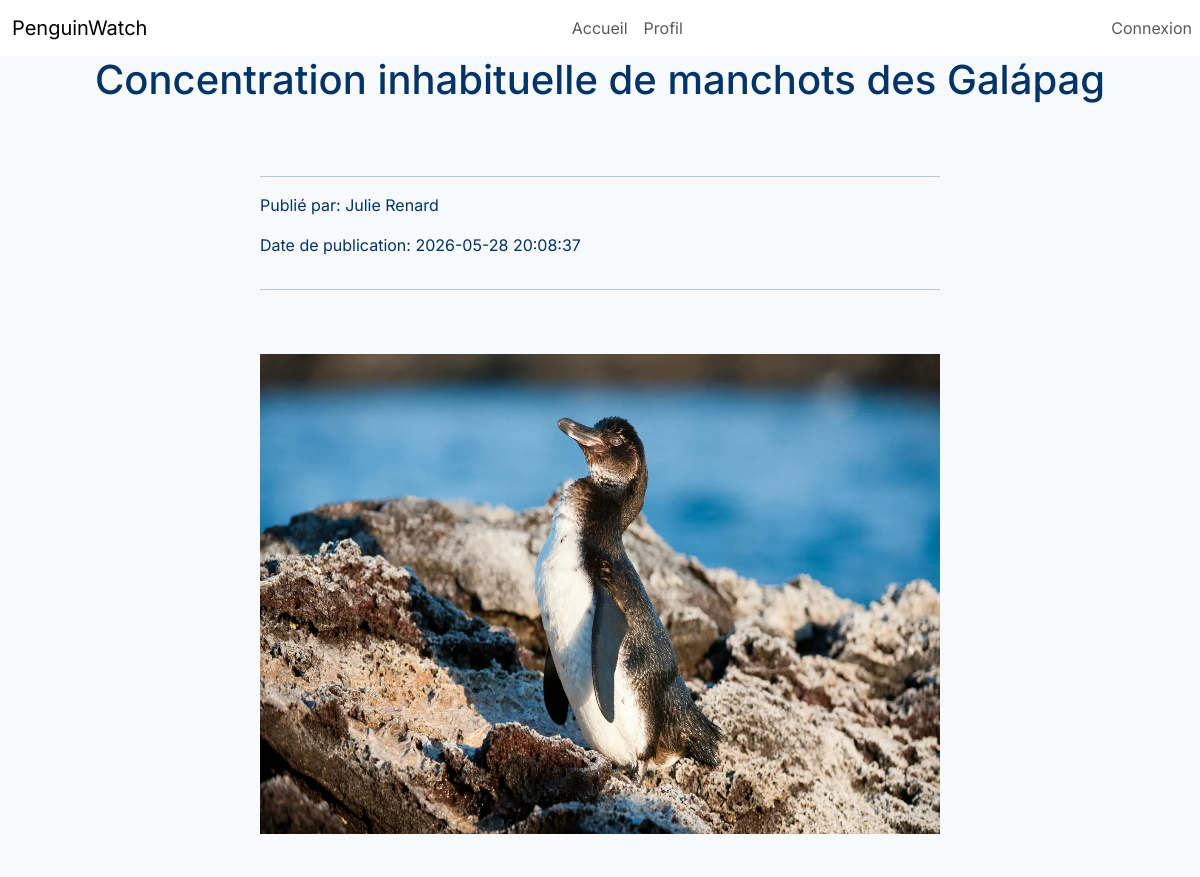
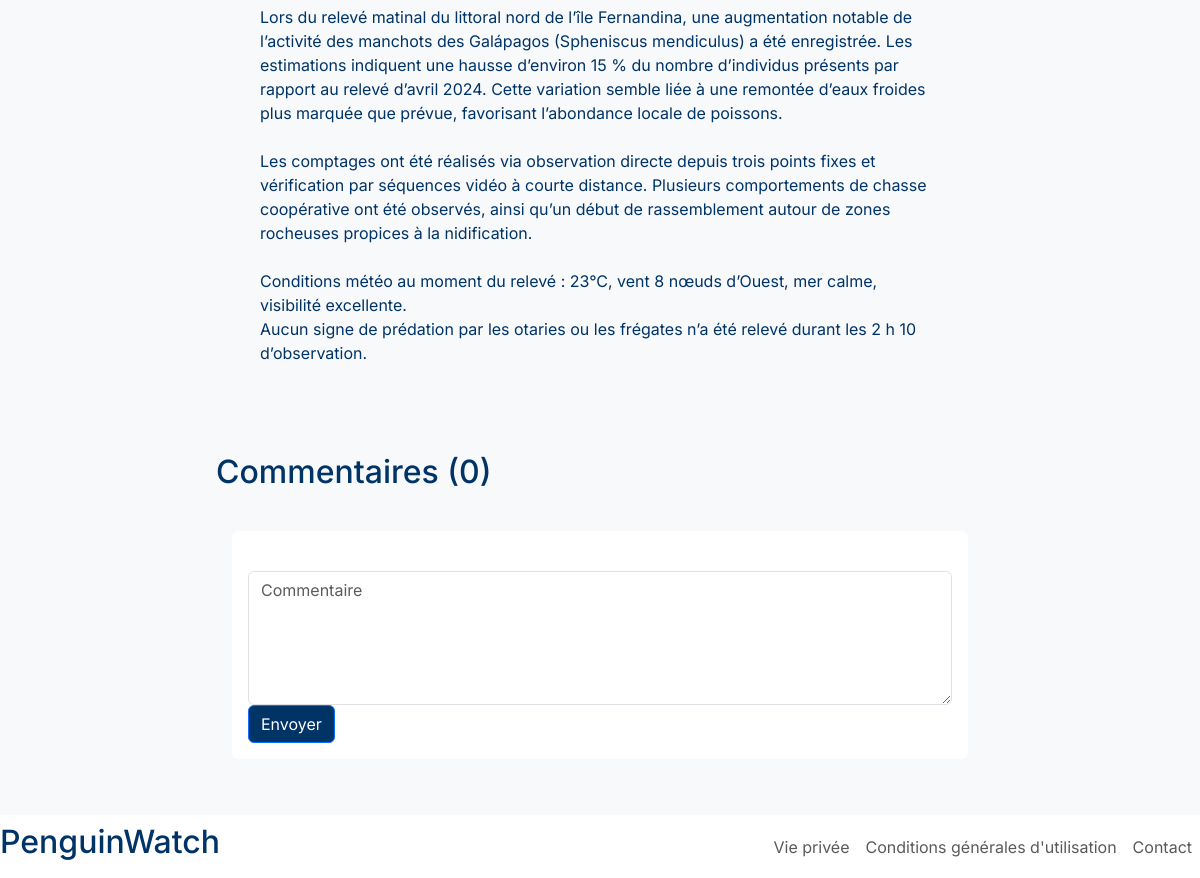
/vue/rapport.php?id=4, run on the app's committed database (2 pictures, top to bottom).
### tables this page shows
CREATE TABLE IF NOT EXISTS `rapports` (
  `id_rapport` int NOT NULL AUTO_INCREMENT,
  `titre` varchar(50) NOT NULL,
  `contenu` text NOT NULL,
  `image_couverture` varchar(255) NOT NULL,
  `localisation` varchar(12) NOT NULL,
  `id_utilisateur` int NOT NULL,
  `date_ecriture` datetime NOT NULL,
  PRIMARY KEY (`id_rapport`)
);

CREATE TABLE IF NOT EXISTS `utilisateurs` (
  `id_utilisateur` int NOT NULL AUTO_INCREMENT,
  `pseudo` varchar(50) NOT NULL,
  `mdp` varchar(25) NOT NULL,
  `email` varchar(50) NOT NULL,
  `role` tinyint(1) NOT NULL,
  `date_creation` date NOT NULL,
  `id_image` int NOT NULL DEFAULT '1',
  PRIMARY KEY (`id_utilisateur`)
);

### models/fonction_rapport.php (called while the page is built, shortened)
<?php
function afficherRapport($id_rapport){
    $mysqlClient = connectDatabase();
    $req = $mysqlClient->prepare('SELECT * FROM rapports r JOIN utilisateurs u ON u.id_utilisateur=r.id_utilisateur WHERE id_rapport=:id_rapport');
    $req->execute(['id_rapport' => $id_rapport]);
    return $req->fetch();
}
function countCommentaires($id_rapport){
    $mysqlClient = connectDatabase();
    $req = $mysqlClient->prepare('SELECT COUNT(*) AS nbre_commentaires FROM commentaires WHERE id_rapport=:id_rapport');
    $req->execute(['id_rapport' => $id_rapport]);
    return $req->fetch();
}
?>

### vue/rapport.php (the view, shortened to what this page needs)
<?php
include ("header.php");
require("fonction_rapport.php");
$id_rapport = htmlspecialchars($_GET['id']);
$rapport = afficherRapport($id_rapport);
$image_couverture = $rapport['image_couverture'];
$nombre_commentaires = countCommentaires($id_rapport);
?>
<!DOCTYPE html>
<html lang="en">
<head>
</head>
<body>
    <div class="container d-flex justify-content-center align-items-center flex-column">
        <h1><?php echo $rapport['titre']; ?></h1>
        <div class="container d-flex justify-content-start align-items-start flex-column col-8 p-3 my-2">
            <div class="container d-flex flex-column col-12 p-3 my-2">
                <hr>
                <p>Publié par: <?php echo $rapport['pseudo']; ?></p>
                <p>Date de publication: <?php echo $rapport['date_ecriture']; ?></p>
                <hr>
            </div>
            <div class="container d-flex justify-content-start align-items-start flex-column col-12 p-3 my-2">
                <img class="thumbnail img-fluid" style="width: 850px; height: 480px;" src="images/<?php echo $image_couverture; ?>" alt="Image de couverture">
            </div>
            <div class="container d-flex justify-content-start align-items-start flex-column col-12 p-3 my-2">
                <p><?php echo $rapport['contenu']; ?></p>
            </div>
        </div>
    </div>
    <div class="container d-flex justify-content-center align-items-start flex-column col-8 p-3 my-2">
        <h2>Commentaires (<?php echo $nombre_commentaires['nbre_commentaires']; ?>)</h2>
        <div class="container d-flex justify-content-start align-items-start flex-column col-12 p-3 my-2">
            <div class="container d-flex justify-content-start align-items-start flex-column col-12 p-3 my-2 bg-white rounded">
                <br>
                    <FORM action="controller.php?action=commenter&id=<?php echo $id_rapport; ?>" method="POST">
                        <textarea class="form-control" name="commentaire" id="commentaire" placeholder="Commentaire" cols="100" rows="5"></textarea>
                        <input class="btn btn-primary" type="submit" name="commenter" value="Envoyer">
                    </FORM>
            </div>
        </div>
    </div>
</body>
</html>
<?php
include ("footer.php");
?>

### css/style.css (style rules this page uses)
:root { --bs-heading-color: #003366 !important; }
body { font-family: 'Inter', sans-serif; color: #003366 !important; background-color: #F7F9FB !important; }
.btn-primary { background-color: #003366 !important; }

### data on the page
rapports: titre "Concentration inhabituelle de manchots des Galápag", id_utilisateur.pseudo "Julie Renard", date_ecriture "2026-05-28 20:08:37", image_couverture (picture), contenu "Lors du relevé matinal du littoral nord de l’île Fernandina, une augmentation notable de l’activité des manchots des Galápagos (Spheniscus mendiculus) a été enregistrée. Les estimations indiquent une hausse d’environ 15 % du nombre d’individus présents par rapport au relevé d’avril 2024. Cette variation semble liée à une remontée d’eaux froides plus marquée que prévue, favorisant l’abondance locale de poissons. Les comptages ont été réalisés via observation directe depuis trois points fixes et vérification par séquences vidéo à courte distance. Plusieurs comportements de chasse coopérative ont été observés, ainsi qu’un début de rassemblement autour de zones rocheuses propices à la…"

### other printed values
$nombre_commentaires['nbre_commentaires'] "0"
